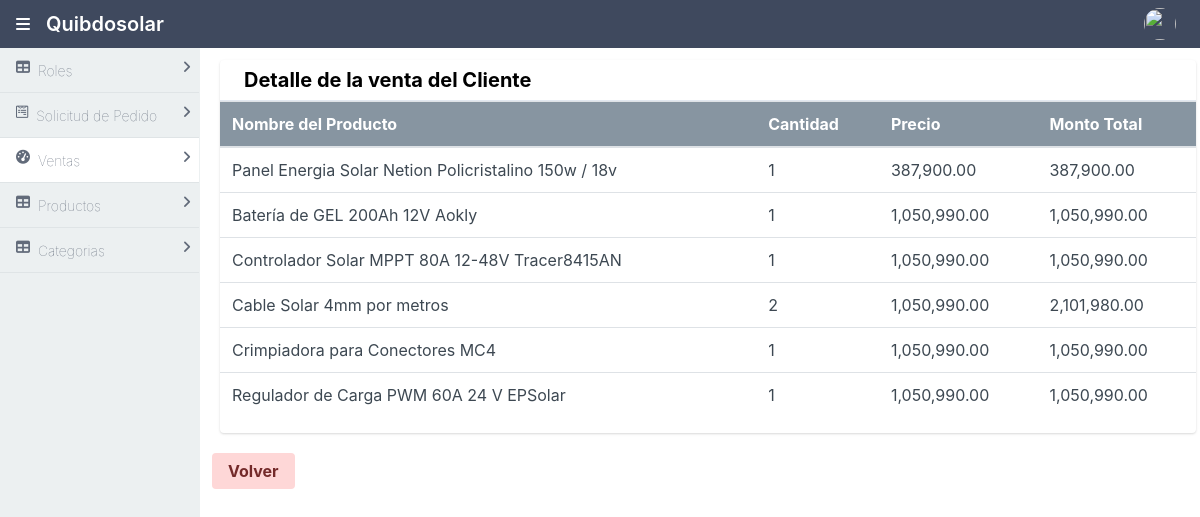
Page /admin/detalleVenta.php?id=3 on the committed database.
### tables this page shows
CREATE TABLE `detalle_venta` (
  `id_detalle_venta` int(11) NOT NULL,
  `id_venta` int(11) NOT NULL,
  `id_producto` int(11) NOT NULL,
  `cantidad_venta` int(11) NOT NULL,
  `precio_producto` float(12,2) DEFAULT NULL,
  `monto_total` float(12,2) NOT NULL
);

CREATE TABLE `producto` (
  `id_producto` int(11) NOT NULL,
  `serial` varchar(12) NOT NULL,
  `producto` varchar(100) NOT NULL,
  `descripcion` text NOT NULL,
  `caracteristicas` text NOT NULL,
  `cantidad` int(11) NOT NULL,
  `precio` float(12,2) DEFAULT NULL,
  `id_categoria` int(11) NOT NULL,
  `estado_producto` tinyint(1) NOT NULL
);

### admin/detalleVenta.php (the view, shortened to what this page needs)
<?php
$db = new Database();
$connection = $db->connect();
$id = $_GET["id"];
$consulta5 = $connection->prepare("SELECT id_detalle_venta, PRODUCTO.producto AS NombreProducto, cantidad_venta, precio_producto, monto_total FROM DETALLE_VENTA INNER JOIN PRODUCTO ON DETALLE_VENTA.id_producto = PRODUCTO.id_producto WHERE id_venta=:id");
$consulta5->execute(['id' => $id]);
$detalles = $consulta5->fetchAll(PDO::FETCH_ASSOC);
?>
<!DOCTYPE html>
<html lang="en">
<head>
    <link rel="stylesheet" href="../css/styles.css">
    <link rel="stylesheet" href="../css/all.css">
</head>
<body>
<div class="mx-auto bg-grey-400">
    <div class="min-h-screen flex flex-col">
        <header class="bg-nav">
            <?php include("../componentes/headerAdmin.php") ?>
        </header>
        <div class="flex flex-1">
            <aside id="sidebar" class="bg-side-nav w-1/2 md:w-1/6 lg:w-1/6 border-r border-side-nav hidden md:block lg:block">
                <ul class="list-reset flex flex-col">
                    <?php include("../componentes/barralateralAdmin.php") ?>
                </ul>
            </aside>
            <main class="bg-white-300 flex-1 p-3 overflow-hidden">
                <div class="flex flex-col">
                        <div class="rounded overflow-hidden shadow bg-white mx-2 w-full">
                            <div class="px-6 py-2 border-b border-light-grey">
                                <div class="font-bold text-xl">Detalle de la venta del Cliente</div>
                            </div>
                            <div class="table-responsive">
                                <table class="table text-grey-darkest">
                                        <thead class="bg-grey-dark text-white text-normal">
                                            <tr>
                                                <th scope="col">Nombre del Producto</th>
                                                <th scope="col">Cantidad</th>
                                                <th scope="col">Precio</th>
                                                <th scope="col">Monto Total</th>
                                            </tr>
                                        </thead>
                                        <tbody>
                                            <?php
                                                foreach ($detalles as $key => $detalle) {
                                            ?>
                                            <tr>
                                                <td>
                                                    <?php echo $detalle["NombreProducto"] . "<br>"; ?>
                                                </td>
                                                <td>
                                                    <?php echo $detalle["cantidad_venta"] . "<br>"; ?></td>
                                                <td>
                                                    <?php echo number_format($detalle["precio_producto"],2) . "<br>"; ?>
                                                </td>
                                                <td>
                                                    <?php echo number_format($detalle["monto_total"],2) . "<br>"; ?>
                                                </td>
                                            </tr>
                                            <?php
                                                }
                                            ?>
                                        </tbody>
                                </table>
                            </div>
                        </div>
                    </div>
                    <div class="mt-5">
                    <button class='close-modal cursor-pointer bg-red-200 hover:bg-red-500 text-red-900 font-bold py-2 px-4 rounded' type="button"> <a href="./indexadmin.php">Volver</a>
                    </button>
                </div>
                </div>
        </div>
    </div>
</body>
</html>

### rows in the picture
detalle_venta: id_producto.producto "Panel Energia Solar Netion Policristalino 150w / 18v", cantidad_venta "1", precio_producto "387,900.00", monto_total "387,900.00"
detalle_venta: id_producto.producto "Batería de GEL 200Ah 12V Aokly", cantidad_venta "1", precio_producto "1,050,990.00", monto_total "1,050,990.00"
detalle_venta: id_producto.producto "Controlador Solar MPPT 80A 12-48V Tracer8415AN", cantidad_venta "1", precio_producto "1,050,990.00", monto_total "1,050,990.00"
detalle_venta: id_producto.producto "Cable Solar 4mm por metros", cantidad_venta "2", precio_producto "1,050,990.00", monto_total "2,101,980.00"
detalle_venta: id_producto.producto "Crimpiadora para Conectores MC4", cantidad_venta "1", precio_producto "1,050,990.00", monto_total "1,050,990.00"
detalle_venta: id_producto.producto "Regulador de Carga PWM 60A 24 V EPSolar", cantidad_venta "1", precio_producto "1,050,990.00", monto_total "1,050,990.00"
